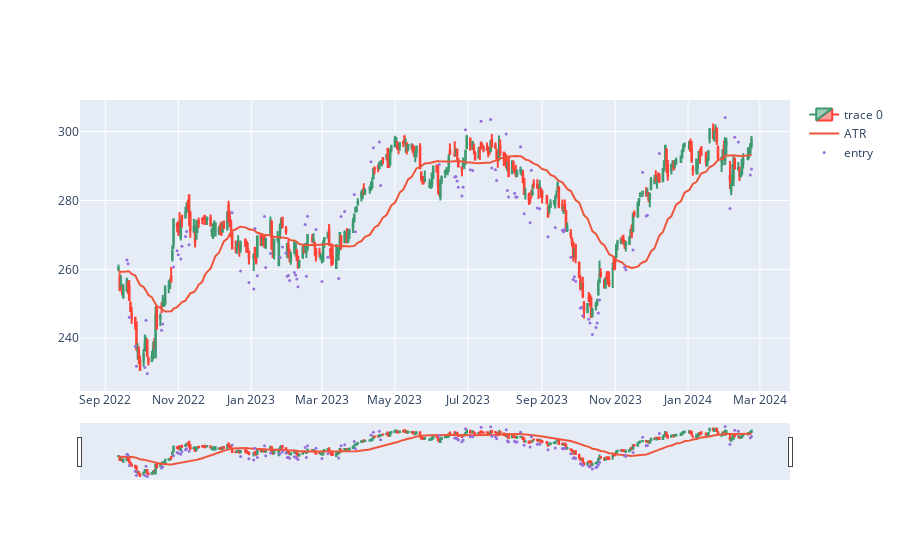

Notebook code cell kept with this figure:
### Code cell
dfp1 = df.iloc[-len(pred_test):, :]

pred_points = []
for i in range(len(pred_test)):
    if pred_test[i]==2:
        pred_points.append(dfp1['Low'][i]*0.98)
    elif pred_test[i]==1:
        pred_points.append(dfp1['High'][i]*1.02)
    else:
        pred_points.append(np.nan)
k = 365
dfp1 = dfp1.iloc[-k:, :]
fig = go.Figure(data=[go.Candlestick(x=dfp1.index, 
                open=dfp1["Open"],
                high=dfp1['High'],
                low=dfp1['Low'],
                close=dfp1['Close']),
                ])
fig.add_trace(go.Scatter(x=dfp1.index, y=dfp1["MA40"], mode='lines', name='ATR'))

fig.add_scatter(x=dfp1.index, y=pred_points[-k:], mode='markers',
                marker=dict(size=3, color="MediumPurple"), name='entry')
fig.show()

### Figure 1 — Plotly figure (JSON) as saved in the notebook; plotly's stock layout.template omitted (floating-point values rounded to 4 significant figures; data arrays with more than 128 entries replaced by an {"elided": "..."} marker saying what was removed)
{"data": [{"close": {"elided": "365 float values"}, "high": {"elided": "365 float values"}, "low": {"elided": "365 float values"}, "open": {"elided": "365 float values"}, "type": "candlestick", "x": {"elided": "365 str values"}}, {"mode": "lines", "name": "ATR", "type": "scatter", "x": {"elided": "365 str values"}, "y": {"elided": "365 float values"}}, {"marker": {"color": "MediumPurple", "size": 3}, "mode": "markers", "name": "entry", "type": "scatter", "x": {"elided": "365 str values"}, "y": {"elided": "365 float values"}}], "layout": {}}
